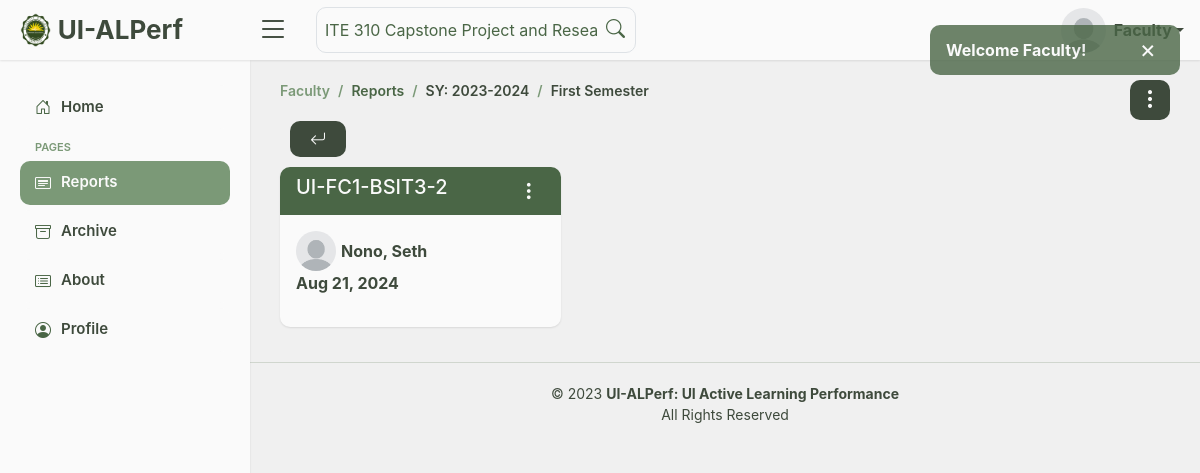
Screenshot of /faculty/faculty_report.php?faculty_search_report=ITE 310 Capstone Project and Research 2 (signed in) with the database file from the repository.
### tables this page shows
CREATE TABLE `academic_year` (
  `id` int(255) NOT NULL,
  `year` varchar(255) NOT NULL,
  `semester` varchar(255) NOT NULL,
  `status` int(1) NOT NULL DEFAULT 0 COMMENT '0=pending,1=started,2=closed'
);

CREATE TABLE `class_report_info` (
  `report_info_id` int(255) NOT NULL,
  `admin_id` int(255) NOT NULL,
  `faculty_id` int(255) NOT NULL,
  `section` varchar(255) NOT NULL,
  `instructor` varchar(255) NOT NULL,
  `subject` varchar(255) NOT NULL,
  `date` date NOT NULL,
  `school_year` varchar(255) NOT NULL,
  `semester` varchar(255) NOT NULL,
  `observer_name` varchar(255) NOT NULL,
  `admin_archive` tinyint(1) DEFAULT 1,
  `faculty_archive` tinyint(1) DEFAULT 1
);

### includes/search.php (the view, shortened to what this page needs)
      <?php
if(isset($_GET['faculty_search_report'])){
   $filter_search = mysqli_real_escape_string($conn, $_GET['faculty_search_report']);
   $search_report = mysqli_query($conn, "SELECT info.*,stu.*,ins.*,com.*
   FROM `class_report_info` info
   LEFT JOIN `class_report_stu` stu ON info.report_info_id = stu.report_stu_id
   LEFT JOIN `class_report_ins` ins ON info.report_info_id = ins.report_ins_id
   LEFT JOIN `class_report_com` com ON info.report_info_id = com.report_com_id
   WHERE CONCAT(info.section, info.observer_name, info.subject) LIKE '%$filter_search%'
   AND info.faculty_id = '$faculty_ID' AND info.faculty_archive = TRUE");
   if(mysqli_num_rows($search_report) > 0){
      ?>
         <div class="mb-3">
            <a href="faculty_report.php" class="burubordigbutton"><i class="bi bi-arrow-return-left"></i></a>
         </div>
      <?php
      while($row = mysqli_fetch_assoc($search_report)){
         $admin_ID = $row['admin_id'];
         $select_admin_pic = mysqli_query($conn, "SELECT * FROM `admin_pic` WHERE `id` = '$admin_ID'");
         $fecth_admin_pic = mysqli_fetch_assoc($select_admin_pic);
         if($fecth_admin_pic){
            $admin_pic = "http://localhost/ALPerf/" . $fecth_admin_pic['admin_pic_path'];
         }else{
            $admin_pic = "../assets/img/default.jpg";
         }
         ?>
            <div class="col-md-6 col-lg-4">
               <div class="card">
                  <div class="card-header d-flex justify-content-between align-items-start">
                     <div style="overflow: hidden;">
                        <h5> <?php echo $row['section'] ?> </h5>
                     </div>
                     <div class="dropdown">
                        <button type="button" class="dots border-0" id="dropdownMenuButton" data-bs-toggle="dropdown">
                           <i class="bi bi-three-dots-vertical"></i>
                        </button>
                     </div>
                  </div>
                  <a href="faculty_reports_view.php?report_info_id=<?php echo $row['report_info_id']; ?>&report_stu_id=<?php echo $row['report_stu_id']; ?>&report_ins_id=<?php echo $row['report_ins_id']; ?>&report_com_id=<?php echo $row['report_com_id']; ?>">
                     <div class="card-body">
                        <div class="d-flex align-items-center bods">
                           <div class="picsur">
                              <img src="<?php echo $admin_pic; ?>">
                           </div>
                           <p class="fw-bold"> <?php echo $row['observer_name'] ?> </p>
                        </div>
                        <p class="fw-bold"> <?php echo date('M j, Y', strtotime($row['date'])); ?></p>
                     </div>
                  </a>
               </div>
            </div>
         <?php
      }
   }
}
      ?>

### faculty/faculty_report.php (shortened to what this page needs)
<?php
  include "../process_faculty.php";
  if(isset($_SESSION['session_faculty'])){
    $faculty_ID = $_SESSION['session_faculty'];
    ?>
      <!DOCTYPE html>
      <html lang="en">
      <head>
        <link href="../assets/vendor/bootstrap/css/bootstrap.min.css" rel="stylesheet">
        <link href="../assets/vendor/bootstrap-icons/bootstrap-icons.css" rel="stylesheet">
        <link href="../assets/vendor/boxicons/css/boxicons.min.css" rel="stylesheet">
        <link href="../assets/css/faculty.css" rel="stylesheet">
      </head>
      <body>
        <?php include "../includes/alerts.php"; ?>
        <?php include "../includes/faculty_header.php"; ?>
        <?php include "../includes//faculty_sidebar.php"; ?>
        <main id="main" class="main">
          <div class="pagetitle d-flex justify-content-between">
            <div>
              <nav>
                <ol class="breadcrumb">
                  <li class="breadcrumb-item"><a href="faculty_home.php">Faculty</a></li>
                  <li class="breadcrumb-item active">Reports</li>
                  <?php
                    $select_acad = mysqli_query($conn, "SELECT * FROM `academic_year` WHERE `status` = 1");
                    if($fetch_acad = mysqli_fetch_assoc($select_acad)){
                      $report_year = $fetch_acad['year'];
                      $report_semester = $fetch_acad['semester'];
                      ?>
                        <li class="breadcrumb-item route">SY: <?php echo $report_year ?> </li>
                        <li class="breadcrumb-item route"><?php echo $report_semester ?> </li>
                      <?php
                    }
                  ?>
                </ol>
              </nav>
            </div>
            <div class="dropdown">
              <button type="button" class="" id="allreports" data-bs-toggle="dropdown">
                <i class="bi bi-three-dots-vertical"></i>
              </button>
            </div>
          </div>
          <section class="section report">
            <div class="row">
              <?php
                if(!isset($_GET['faculty_search_report'])){
                  $select_acad = mysqli_query($conn, "SELECT * FROM `academic_year` WHERE `status` = 1");
                  if($fetch_acad = mysqli_fetch_assoc($select_acad)){
                    $report_year = $fetch_acad['year'];
                    $report_semester = $fetch_acad['semester'];
                    $class_report = mysqli_query($conn, "SELECT info.*,stu.*,ins.*,com.*
                    FROM `class_report_info` info
                    LEFT JOIN `class_report_stu` stu ON info.report_info_id = stu.report_stu_id
                    LEFT JOIN `class_report_ins` ins ON info.report_info_id = ins.report_ins_id
                    LEFT JOIN `class_report_com` com ON info.report_info_id = com.report_com_id
                    WHERE info.faculty_id = '$faculty_ID' AND info.faculty_archive = TRUE AND info.school_year = '$report_year' AND info.semester = '$report_semester' ORDER BY info.report_info_id DESC LIMIT 9");
                    if(mysqli_num_rows($class_report) > 0){
                      while($row = mysqli_fetch_assoc($class_report)){
                        $admin_ID = $row['admin_id'];
                        $check_admin_pic = mysqli_query($conn, "SELECT `admin_pic_path` FROM `admin_pic` WHERE `id` = '$admin_ID'");
                        if($fetch_admin_pic = mysqli_fetch_assoc($check_admin_pic)){
                          $admin_pic = "../assets/img/admin_img/" . $fetch_admin_pic['admin_pic_path'];
                        }else{
                          $admin_pic = "../assets/img/default.jpg";
                        }
                        ?>
                          <div class="col-md-6 col-lg-4">
                            <div class="card">
                              <div class="card-header d-flex justify-content-between align-items-start">
                                <div style="overflow: hidden;">
                                  <h5> <?php echo $row['section'] ?> </h5>
                                </div>
                                <div class="dropdown">
                                  <button type="button" class="dots border-0" id="dropdownMenuButton" data-bs-toggle="dropdown">
                                    <i class="bi bi-three-dots-vertical"></i>
                                  </button>
                                  <ul class="dropdown-menu" aria-labelledby="dropdownMenuButton">
                                    <li>
                                      <button class="dropdown-item" data-bs-toggle="modal" data-bs-target="#archive_class_modal_<?php echo $row['report_info_id'] . '_' . $row['report_stu_id'] . '_' . $row['report_ins_id'] . '_' . $row['report_com_id']; ?>"> Archive </button>
                                    </li>
                                  </ul>
                                </div>
                              </div>
                              <a href="faculty_reports_view.php?report_info_id=<?php echo $row['report_info_id']; ?>&report_stu_id=<?php echo $row['report_stu_id']; ?>&report_ins_id=<?php echo $row['report_ins_id']; ?>&report_com_id=<?php echo $row['report_com_id']; ?>">
                                <div class="card-body">
                                  <div class="d-flex align-items-center bods">
                                    <div class="picsur">
                                      <img src="<?php echo $admin_pic; ?>">
                                    </div>
                                    <p class="fw-bold"> <?php echo $row['observer_name'] ?> </p>
                                  </div>
                                  <p class="fw-bold mt-3 mb-1"> <?php echo date('M j, Y', strtotime($row['date'])); ?></p>
                                </div>
                              </a>
                            </div>
                          </div>
                          <div class="modal" id="archive_class_modal_<?php echo $row['report_info_id'] . '_' . $row['report_stu_id'] . '_' . $row['report_ins_id'] . '_' . $row['report_com_id']; ?>">
                            <div class="modal-dialog modal-dialog-centered" data-bs-backdrop="false">
                              <div class="modal-content">
                                <div class="modal-header">
                                  <h5 class="modal-title">Archive report?</h5>
                                </div>
                                <div class="modal-body fw-bold">
                                  <?php echo $row['section'].', '.date('M j Y', strtotime($row['date'])); ?>
                                </div>
                                <div class="modal-footer p-2 delete_class_confirmation">
                                  <form action="../process_faculty.php?report_info_id=<?php echo $row['report_info_id']; ?>&report_stu_id=<?php echo $row['report_stu_id']; ?>&report_ins_id=<?php echo $row['report_ins_id']; ?>&report_com_id=<?php echo $row['report_com_id']; ?>" method="POST">
                                    <input type="submit" name="archive_class_report" value="Archive">
                                  </form>
                                  <button type="button" data-bs-dismiss="modal">Cancel</button>
                                </div>
                              </div>
                            </div>
                          </div>
                        <?php
                      }
                    }else{
                      ?>
                        <div class="text-center fw-bold pagorflok">
                          <p>No Report</p>
                        </div>
                      <?php
                    }
                  }else{
                    ?>
                      <div class="text-center fw-bold pagorflok">
                        <p>Academic year has not yet started.</p>
                      </div>
                    <?php
                  }
                }else{
                  include "../includes/search.php";
                }
              ?>
            </div>
          </section>
        </main>
        <footer id="footer" class="footer">
          <div class="copyright">
            &copy; 2023 <strong><span> UI-ALPerf: UI Active Learning Performance </span></strong><br> All Rights Reserved
          </div>
        </footer>
      </body>
      </html>
    <?php
  }else{
    header("Location: ../index.php"); exit;
  }
?>

### assets/css/faculty.css (style rules this page uses)
:root { scroll-behavior: smooth; }
body { font-family: -apple-system, BlinkMacSystemFont, "Segoe UI", Roboto, "Helvetica Neue", Arial, "Noto Sans", sans-serif, "Apple Color Emoji", "Segoe UI Emoji", "Segoe UI Symbol", "Noto Color Emoji"; background: #F0F0F0; }
a { text-decoration: none; }
h1, h2, h3, h4, h5, h6 { font-family: -apple-system, BlinkMacSystemFont, "Segoe UI", Roboto, "Helvetica Neue", Arial, "Noto Sans", sans-serif, "Apple Color Emoji", "Segoe UI Emoji", "Segoe UI Symbol", "Noto Color Emoji"; }
.burubordigbutton { background-color: #3E4A3C; padding: 8px 20px; margin-left: 10px; border-radius: 10px; color: #FAFAFA; transition: .3s; }
#main { margin-top: 60px; padding: 20px 30px; transition: all 0.3s; }
.pagetitle { margin-bottom: 7px; }
.pagetitle .dropdown button { background-color: #3E4A3C; border: none; border-radius: 10px; color: #FAFAFA; font-size: 22px; width: 40px; height: 40px; transition: .3s; }
.breadcrumb { font-size: 14px; font-family: -apple-system, BlinkMacSystemFont, "Segoe UI", Roboto, "Helvetica Neue", Arial, "Noto Sans", sans-serif, "Apple Color Emoji", "Segoe UI Emoji", "Segoe UI Symbol", "Noto Color Emoji"; font-weight: 600; }
.breadcrumb a { color: #7B9977; transition: 0.3s; }
.breadcrumb .route { color: #3E4A3C; }
.breadcrumb .breadcrumb-item::before { color: #7B9977; }
.breadcrumb .active { color: #4A6646; font-weight: 600; }
@media (min-width: 1200px) { #main, #footer { margin-left: 250px; } }
.report .card { border: none; background-color: #FAFAFA; box-shadow: rgba(0, 0, 0, 0.1) 0px 1px 2px 0px; border-radius: 10px; margin-bottom: 15px; }
.report .card .card-header { background-color: #4A6646; color: #FAFAFA; border-radius: 10px 10px 0 0; border-bottom: none; }
.report .card .card-header h5 { overflow: hidden; white-space: nowrap; text-overflow: ellipsis; margin: 0; }
.report .card .card-header .dots { background: none; color: #FAFAFA; font-size: 20px; }
.report .card .card-body { transition: .2s; }
.report .card .card-body .bods { overflow: hidden; }
.report .card .card-body .bods .picsur { width: 40px; height: 40px; overflow: hidden; border-radius: 50%; margin-right: 5px; flex-shrink: 0; }
.report .card .card-body .bods .picsur img { width: 100%; height: 100%; }
.report .card .card-body .bods p { overflow: hidden; white-space: nowrap; text-overflow: ellipsis; margin: 0; color: #3E4A3C; }
.report .card .card-body p { color: #3E4A3C; }
.footer { padding: 20px 0; font-size: 14px; transition: all 0.3s; border-top: 1px solid #D0D6CE; }
.footer .copyright { text-align: center; color: #3E4A3C; }

### rows the page displays
academic_year: year "2023-2024", semester "First Semester"
class_report_info: section "UI-FC1-BSIT3-2", observer_name "Nono, Seth", date "Aug 21, 2024"

### other values shown
$_SESSION['success_alert'] "Welcome Faculty!"
